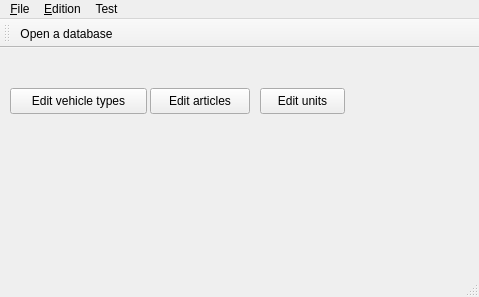
<?xml version="1.0" encoding="UTF-8"?>
<ui version="4.0">
 <class>mdtClMainWindow</class>
 <widget class="QMainWindow" name="mdtClMainWindow">
  <property name="geometry">
   <rect>
    <x>0</x>
    <y>0</y>
    <width>479</width>
    <height>297</height>
   </rect>
  </property>
  <property name="windowTitle">
   <string>MainWindow</string>
  </property>
  <widget class="QWidget" name="centralwidget">
   <widget class="QPushButton" name="pbEditUnit">
    <property name="geometry">
     <rect>
      <x>260</x>
      <y>40</y>
      <width>85</width>
      <height>26</height>
     </rect>
    </property>
    <property name="text">
     <string>Edit units</string>
    </property>
   </widget>
   <widget class="QPushButton" name="pbEditArticle">
    <property name="geometry">
     <rect>
      <x>150</x>
      <y>40</y>
      <width>100</width>
      <height>26</height>
     </rect>
    </property>
    <property name="text">
     <string>Edit articles</string>
    </property>
   </widget>
   <widget class="QPushButton" name="pbEditVehicleType">
    <property name="geometry">
     <rect>
      <x>10</x>
      <y>40</y>
      <width>137</width>
      <height>26</height>
     </rect>
    </property>
    <property name="text">
     <string>Edit vehicle types</string>
    </property>
   </widget>
  </widget>
  <widget class="QMenuBar" name="menubar">
   <property name="geometry">
    <rect>
     <x>0</x>
     <y>0</y>
     <width>479</width>
     <height>23</height>
    </rect>
   </property>
   <widget class="QMenu" name="menu_File">
    <property name="title">
     <string>&amp;File</string>
    </property>
    <addaction name="actOpenDatabase"/>
    <addaction name="actCloseDatabase"/>
    <addaction name="actCreateNewDatabase"/>
    <addaction name="actImportDatabase"/>
    <addaction name="separator"/>
    <addaction name="ActQuit"/>
   </widget>
   <widget class="QMenu" name="menu_Edition">
    <property name="title">
     <string>&amp;Edition</string>
    </property>
    <addaction name="actEditVehicleType"/>
    <addaction name="separator"/>
    <addaction name="actEditConnector"/>
    <addaction name="separator"/>
    <addaction name="actEditArticle"/>
    <addaction name="separator"/>
    <addaction name="actEditUnit"/>
   </widget>
   <widget class="QMenu" name="menuTest">
    <property name="title">
     <string>Test</string>
    </property>
    <widget class="QMenu" name="menuConnection_Cable">
     <property name="title">
      <string>Connection Cable</string>
     </property>
     <addaction name="actCreateTestConnectionCable"/>
    </widget>
    <addaction name="menuConnection_Cable"/>
    <addaction name="actEditTestNode"/>
   </widget>
   <addaction name="menu_File"/>
   <addaction name="menu_Edition"/>
   <addaction name="menuTest"/>
  </widget>
  <widget class="QStatusBar" name="statusbar"/>
  <widget class="QToolBar" name="toolBar">
   <property name="windowTitle">
    <string>toolBar</string>
   </property>
   <attribute name="toolBarArea">
    <enum>TopToolBarArea</enum>
   </attribute>
   <attribute name="toolBarBreak">
    <bool>false</bool>
   </attribute>
   <addaction name="actOpenDatabase"/>
  </widget>
  <action name="actOpenDatabase">
   <property name="text">
    <string>&amp;Open a database</string>
   </property>
  </action>
  <action name="actCreateNewDatabase">
   <property name="text">
    <string>Create a &amp;new database</string>
   </property>
  </action>
  <action name="actImportDatabase">
   <property name="text">
    <string>&amp;Import a database</string>
   </property>
  </action>
  <action name="ActQuit">
   <property name="text">
    <string>&amp;Quit</string>
   </property>
  </action>
  <action name="actCloseDatabase">
   <property name="text">
    <string>&amp;Close database</string>
   </property>
  </action>
  <action name="actEditVehicleType">
   <property name="text">
    <string>Edit &amp;vehicle types</string>
   </property>
  </action>
  <action name="actEditArticle">
   <property name="text">
    <string>Edit &amp;articles</string>
   </property>
  </action>
  <action name="actEditUnit">
   <property name="text">
    <string>Edit &amp;units</string>
   </property>
  </action>
  <action name="actEditConnector">
   <property name="text">
    <string>Edit &amp;connectors</string>
   </property>
  </action>
  <action name="actCreateTestConnectionCable">
   <property name="text">
    <string>Create</string>
   </property>
  </action>
  <action name="actEditTestNode">
   <property name="text">
    <string>Test node edition</string>
   </property>
  </action>
 </widget>
 <resources/>
 <connections/>
</ui>
